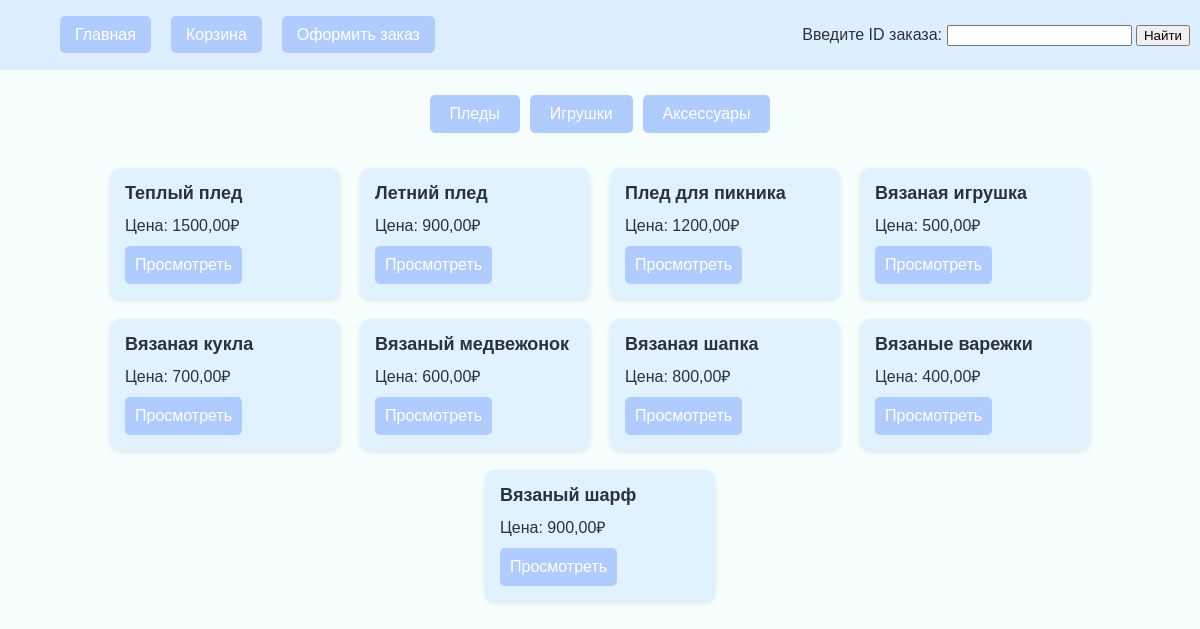
The page / on the database its author committed.
### app/models.py (models this page shows, shortened)
class Category(models.Model):
    id = models.AutoField(primary_key=True)
    name = models.CharField(max_length=200)
    slug = models.SlugField(max_length=200, unique=True)

class Product(models.Model):
    id = models.AutoField(primary_key=True)
    category = models.ForeignKey(Category, related_name='products', on_delete=models.CASCADE)
    name = models.CharField(max_length=200)
    slug = models.SlugField(max_length=200, unique=True)
    description = models.TextField(blank=True)
    price = models.DecimalField(max_digits=10, decimal_places=2)
    stock = models.PositiveIntegerField()
    available = models.BooleanField(default=True)
    created = models.DateTimeField(auto_now_add=True)
    updated = models.DateTimeField(auto_now=True)

### app/views.py (the view)
# urls.py: path('', views.product_list, name='product_list'),
def product_list(request, category_slug=None):
    category = None
    categories = Category.objects.all()
    products = Product.objects.all()
    if category_slug:
        category = get_object_or_404(Category, slug=category_slug)
        products = products.filter(available=True)
    data = {'category': category, 'categories': categories, 'products': products}
    return render(request, 'list.html', data)

### templates/list.html (shortened to what this page needs)
{% extends 'base.html' %}
{% block content %}
<div class="categories-container">
    {% for category in categories %}
        <a href="{% url 'product_list_by_category' category.slug %}" class="category-button">
            {{ category.name }}
        </a>
    {% endfor %}
</div>
<div class="products-container">
    {% for product in products %}
    <div class="product-card">
        <h2>{{ product.name }}</h2>
        <p>Цена: {{ product.price }}₽</p>
        <a href="{% url 'product_detail' product.slug %}" class="button">Просмотреть</a>
    </div>
    {% endfor %}
</div>
{% endblock %}

### templates/base.html (shortened to what this page needs)
{% load static %}
<!doctype html>
<html lang="ru">
<head>
 <link rel="stylesheet" href="{% static 'index.css' %}" type="text/css">
</head>
<body class="body-bg">
 <header class="header">
    <div class="header-content">
        <nav class="nav">
            <ul class="nav-list">
                <li><a href="{% url 'product_list' %}">Главная</a></li>
                <li><a href="{% url 'cart' %}">Корзина</a></li>
                <li><a href="{% url 'order_create' %}">Оформить заказ</a></li>
            </ul>
        </nav>
        <form class="order-form" action="#" method="get">
            <label for="order_id">Введите ID заказа:</label>
            <input type="number" id="order_id" name="order_id" required>
            <input type="submit" value="Найти">
        </form>
    </div>
 </header>
 <div class="content">
 {% block content %}{% endblock %}
 </div>
</body>
</html>

### static/index.css (style rules this page uses)
:root { --base-color: #f7fffe; --text-color: #2a313f; --header-bg: #ddeeff; --button-color: #b0ccff; --button-hover: #c7d7ff; --border-color: #ccc; --light-button: #e5edff; --bright-button: #b1d8ff; }
body { font-family: Arial, sans-serif; background-color: var(--base-color); color: var(--text-color); margin: 0; padding: 0; }
.content { margin: 20px; }
.header { background: var(--header-bg); padding: 10px; }
.header-content { display: flex; justify-content: space-between; align-items: center; }
a { text-decoration: none; }
.nav { margin-bottom: 0; }
.nav-list { list-style: none; display: flex; justify-content: space-around; }
.nav-list li { margin: 0 10px; }
.nav-list li a { background-color: var(--button-color); color: #fff; padding: 10px 15px; border-radius: 5px; transition: background-color 0.3s; }
.categories-container { display: flex; flex-wrap: wrap; justify-content: center; margin: 20px 0; }
.category-button { background-color: var(--button-color); color: #fff; padding: 10px 20px; margin: 5px; border-radius: 5px; transition: background-color 0.3s; }
.products-container { display: flex; flex-wrap: wrap; justify-content: center; }
.product-card { background-color: #e0f1ff; border-radius: 10px; margin: 10px; padding: 15px; width: 200px; box-shadow: 0 2px 5px rgba(0, 0, 0, 0.1); }
.product-card h2 { font-size: 18px; margin: 0; }
.product-card p { margin: 10px 0; }
.button { background-color: var(--button-color); color: #fff; padding: 10px; text-align: center; border-radius: 5px; display: inline-block; transition: background-color 0.3s; }

### rows shown on the page
Category: name "Пледы"
Category: name "Игрушки"
Category: name "Аксессуары"
Product: name "Теплый плед", price "1500,00"
Product: name "Летний плед", price "900,00"
Product: name "Плед для пикника", price "1200,00"
Product: name "Вязаная игрушка", price "500,00"
Product: name "Вязаная кукла", price "700,00"
Product: name "Вязаный медвежонок", price "600,00"
Product: name "Вязаная шапка", price "800,00"
Product: name "Вязаные варежки", price "400,00"
Product: name "Вязаный шарф", price "900,00"
